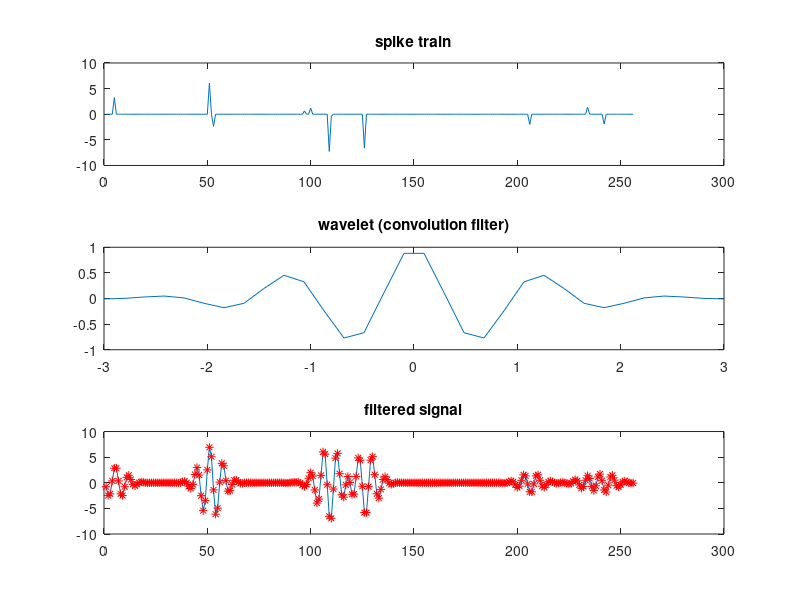
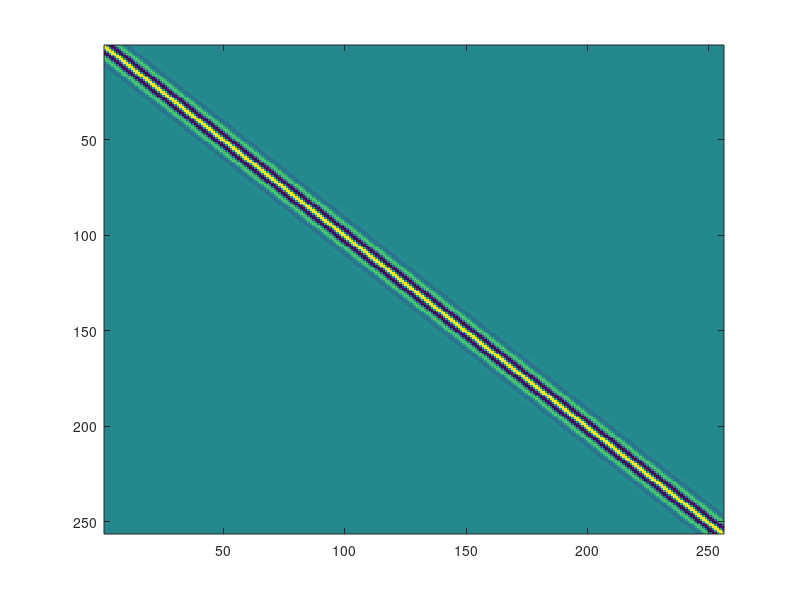
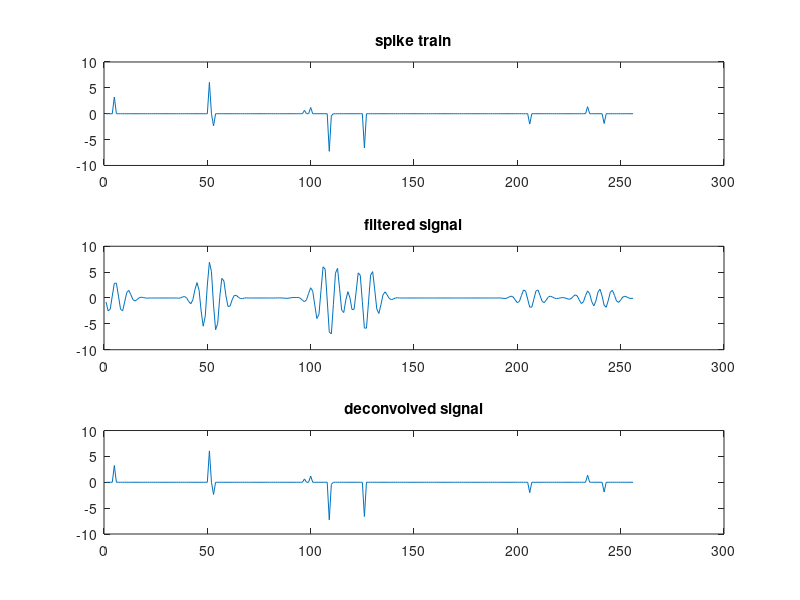
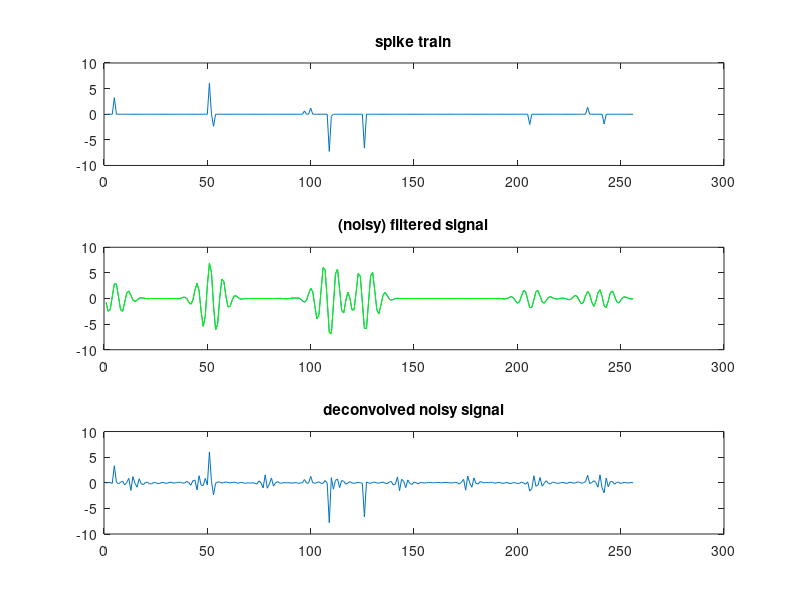

Write the MATLAB code that produced these figures, in order.
clear all
close all
clc

% 1D signal

p = 8;
N = 2^p;

w = 0.05;
z = rand(1,N)<w;
s2 = 10;
x = (sqrt(s2)*randn(1,N)).*z;
x = x(:);

figure(1);
subplot(3,1,1)
plot(1:N,x);
title('spike train')

pause

% wavelet
n_wav = 32;
[wav,supp_wave] = morlet(-3,3,n_wav);

figure(1);
subplot(3,1,2)
plot(supp_wave,wav)
title('wavelet (convolution filter)')

pause

% convolution
y = conv(wav,x);
y = y(n_wav/2:(end-n_wav/2));
figure(1);
subplot(3,1,3)
plot(y);
title('filtered signal')

pause

% matrix formulation
H =  convmtx(wav',N);
y2 = H*x;
size(y2);
y2 = y2(n_wav/2:(end-n_wav/2));

H_trunc = H(n_wav/2:(end-n_wav/2),:);

figure(2);
imagesc(H_trunc);

figure(1)
hold on
plot(y2,'r*')

pause

% naive deconvolution
x_hat = H_trunc\y;

figure;
subplot(311)
plot(1:N,x)
title('spike train')
subplot(312)
plot(1:N,y)
title('filtered signal')
subplot(313)
plot(1:N,x_hat)
title('deconvolved signal')


pause

% noisy data
SNRdB = 80;
Px = 1/N*norm(x)^2;
sigma2 = 10^(-SNRdB/10)*Px;
b = sqrt(sigma2)*randn(N,1);
y_noisy = y+b;



% naive deconvolution
x_hat_noisy = H_trunc\y_noisy;

figure;
subplot(311)
plot(1:N,x)
title('spike train')
subplot(312)
plot(1:N,y_noisy)
hold on
plot(1:N,y,'g')
hold off
title('(noisy) filtered signal')
pause
subplot(313)
plot(1:N,x_hat_noisy)
title('deconvolved noisy signal')

